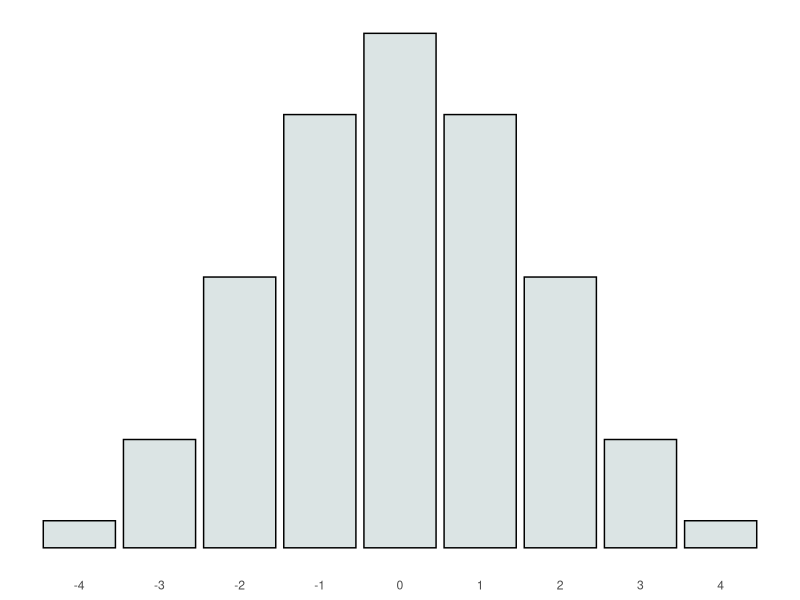
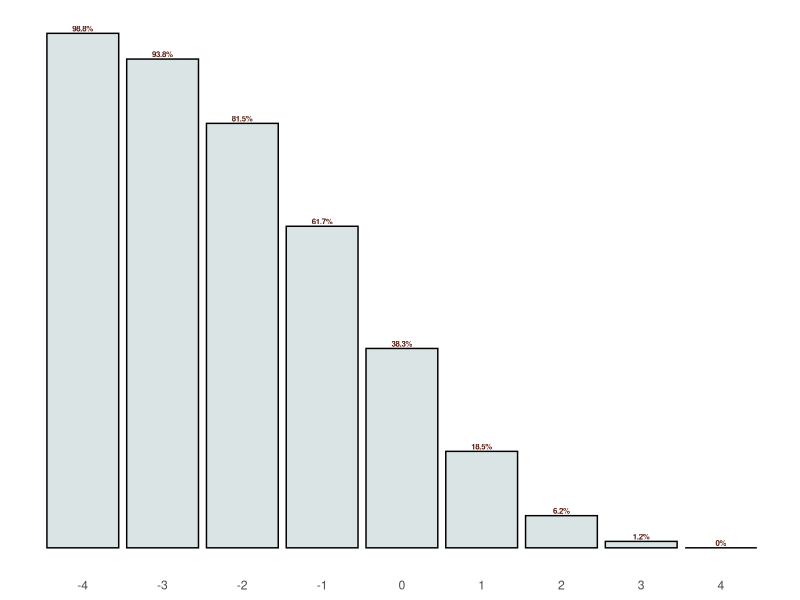
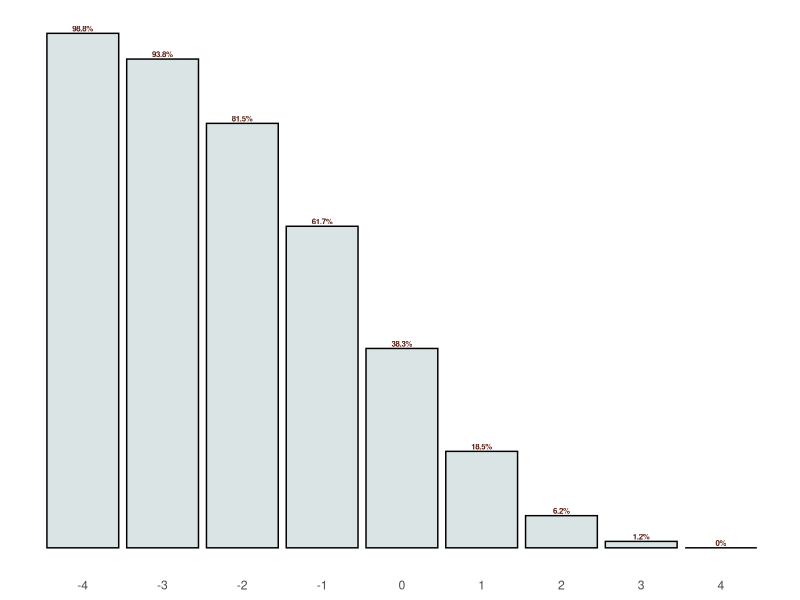
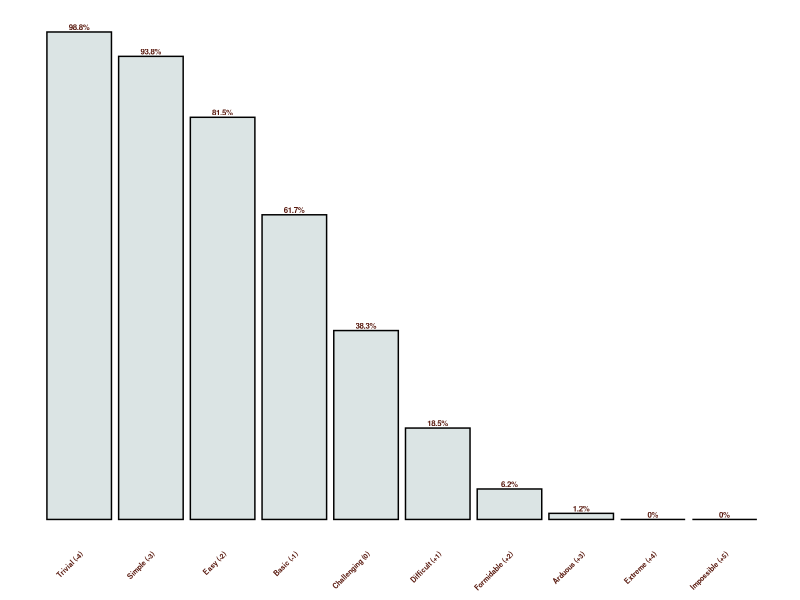
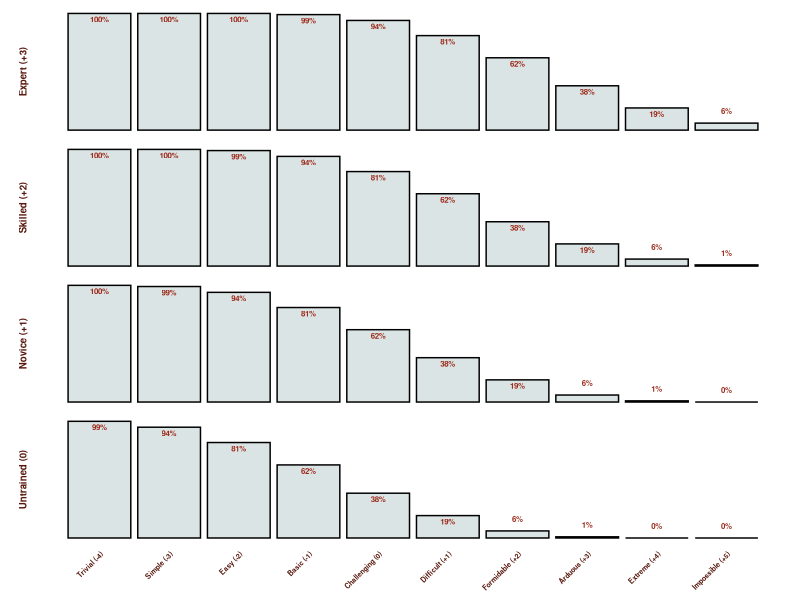
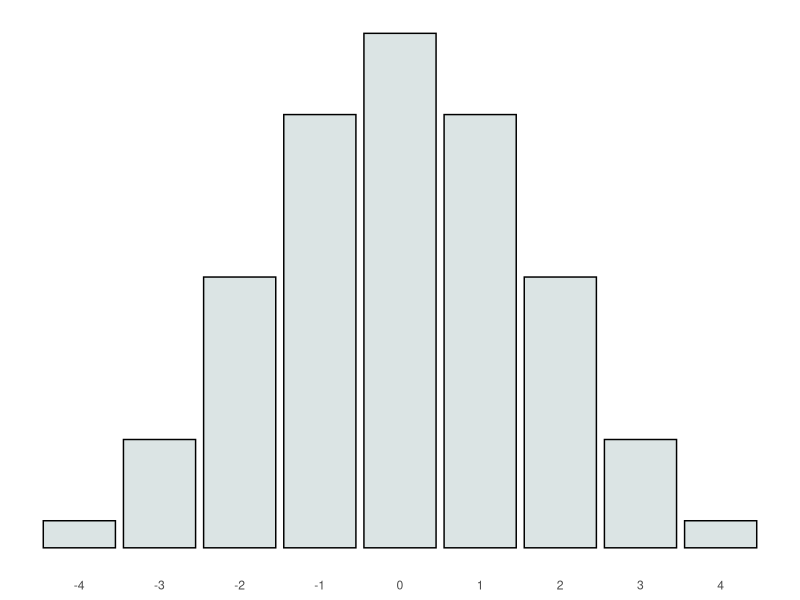
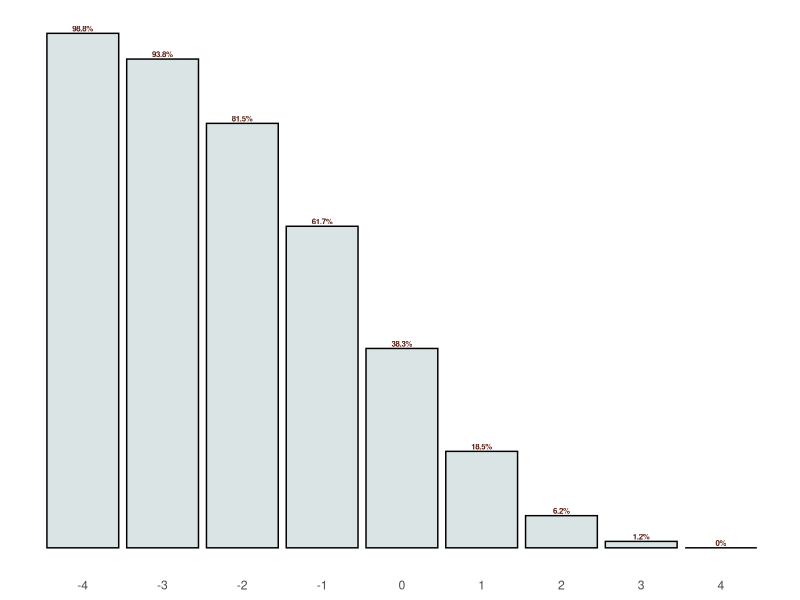
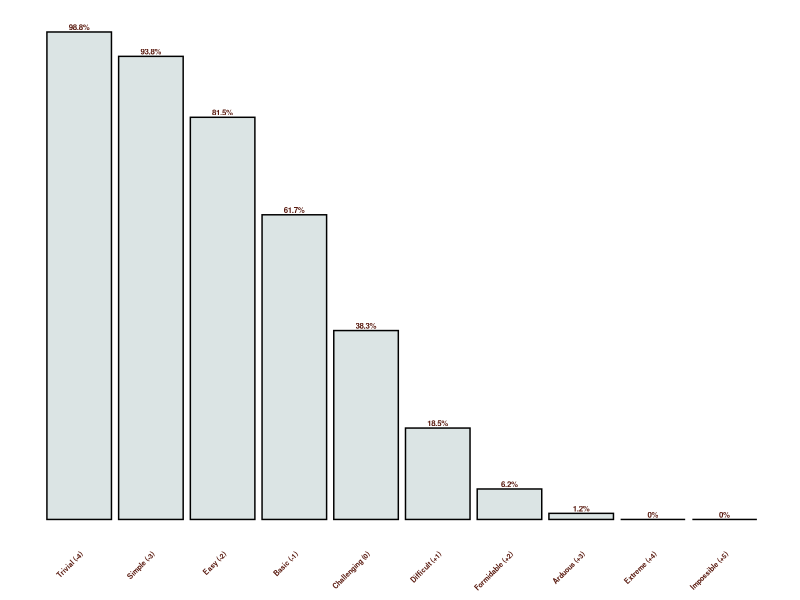

Write the R code that produced these figures, in order.
library(tidyverse)

no_outcomes <- 81
fudge_outcome <- tribble(
  ~outcome, ~probability,
  #-5, 0,
  -4, 1/no_outcomes,
  -3, 4/no_outcomes,
  -2, 10/no_outcomes,
  -1, 16/no_outcomes,
  0, 19/no_outcomes,
  +1, 16/no_outcomes,
  +2, 10/no_outcomes,
  +3, 4/no_outcomes,
  +4, 1/no_outcomes,
  +5, 0
)

fudge_outcome <- fudge_outcome %>%
  arrange(outcome) %>%
  mutate(cumulative_prob = cumsum(probability)) %>%
  mutate(cumulative_complement = 1 - cumulative_prob)  # P(X > x)

fudge_outcome <- fudge_outcome %>%
  mutate(success_percent = round(cumulative_complement * 100, 1))  # Convert to percentage

plt <- ggplot(fudge_outcome[fudge_outcome$outcome > -5 & fudge_outcome$outcome < 5,], aes(x = outcome, y = probability)) +
  geom_bar(stat = "identity", fill = "#DBE4E4", color = "black") +
  scale_x_continuous(breaks = seq(-4, 4, by = 1)) +  # Only integer ticks on x-axis
  scale_y_continuous(breaks = NULL) +  # Removes y-axis values
  theme_minimal() +
  theme(
    panel.grid = element_blank(),  # Removes all grid lines
    axis.title = element_blank(),  # Removes axis labels
    axis.text.y = element_blank()   # Removes y-axis numbers
  )
plt
ggsave("4dF.pdf", plot = plt, width = 7, height = 4, units = "cm")

(plt <- ggplot(fudge_outcome[fudge_outcome$outcome > -5 & fudge_outcome$outcome < 5,], aes(x = outcome, y = cumulative_complement)) +
    geom_bar(stat = "identity", fill = "#DBE4E4", color = "black") +  # Histogram bars
    scale_x_continuous(breaks = seq(-4, 4, by = 1)) +  # Keep integer ticks
    theme_minimal() +
    theme(
      panel.grid = element_blank(),  # Removes all grid lines
      axis.title = element_blank(),   # Removes axis labels
      axis.text.y = element_blank()   # Removes y-axis numbers
    ) +
    # Add success percentages inside bars
    geom_text(aes(label = paste0(success_percent, "%")), 
              color = "#58180D", fontface = "bold", size = 2, vjust = -0.3)  # Slightly above the bars
)
ggsave("4dF-success.pdf", plot = plt, width = 8, height = 5, units = "cm")
plt
fudge_outcome

difficulty_levels <- data.frame(
  outcome = seq(-4, 5, by = 1),
  label = c("Trivial", "Simple", "Easy", "Basic", "Challenging", "Difficult", "Formidable", "Arduous", "Extreme", "Impossible")
)



# Define the updated difficulty labels with numerical values
difficulty_labels <- c(
  "Trivial (-4)",
  "Simple (-3)",
  "Easy (-2)",
  "Basic (-1)",
  "Challenging (0)",
  "Difficult (+1)",
  "Formidable (+2)",
  "Arduous (+3)",
  "Extreme (+4)",
  "Impossible (+5)"
)

# Assign these labels to the corresponding x-axis positions
difficulty_positions <- seq(-4, 5, by = 1)

# Update the plot with labeled x-axis and angled labels
plt <- ggplot(fudge_outcome, aes(x = outcome, y = cumulative_complement)) +
  geom_bar(stat = "identity", fill = "#DBE4E4", color = "black") +  # Histogram bars
  scale_x_continuous(breaks = difficulty_positions, labels = difficulty_labels) +  # Replace numerical ticks with difficulty names
  theme_minimal() +
  theme(
    panel.grid = element_blank(),  # Removes all grid lines
    axis.title = element_blank(),   # Removes axis labels
    axis.text.y = element_blank(),  # Removes y-axis numbers
    axis.text.x = element_text(angle = 45, hjust = 1, size = 8, face = "bold")  # Angled x-axis labels
  ) +
  # Add success percentages inside bars
  geom_text(aes(label = paste0(success_percent, "%")), 
            color = "#58180D", fontface = "bold", size = 2, vjust = -0.3)  # Slightly above the bars

plt <- ggplot(fudge_outcome, aes(x = outcome, y = cumulative_complement)) +
  geom_bar(stat = "identity", fill = "#DBE4E4", color = "black") +  # Histogram bars
  scale_x_continuous(breaks = difficulty_positions, labels = difficulty_labels) +  # Replace numerical ticks with difficulty names
  theme_minimal() +
  theme(
    panel.grid = element_blank(),  # Removes all grid lines
    axis.title = element_blank(),   # Removes axis labels
    axis.text.y = element_blank(),  # Removes y-axis numbers
    axis.text.x = element_text(angle = 45, hjust = 1, size = 5, face = "bold", color = "#58180D")  # Difficulty labels in 58180D
  ) +
  geom_text(aes(label = paste0(success_percent, "%")), 
            color = "#58180D", fontface = "bold", size = 2, vjust = -0.3) 

# Display the plot
plt

ggsave("4dF-DR.pdf", plot = plt, width = 8, height = 5, units = "cm")

library(ggplot2)
library(dplyr)
library(tidyr)

# Define skill levels in the correct order
skill_levels <- data.frame(
  skill_level = factor(c("Expert (+3)", "Skilled (+2)", "Novice (+1)", "Untrained (0)"), 
                       levels = c("Expert (+3)", "Skilled (+2)", "Novice (+1)", "Untrained (0)")),  # Force correct order
  shift = c(3, 2, 1, 0)  # Shift represents how difficulty moves up
)

# Expand data: Generate all combinations of skill levels and outcomes
fudge_outcome_shifted <- expand.grid(skill_level = skill_levels$skill_level, outcome = fudge_outcome$outcome) %>%
  left_join(skill_levels, by = "skill_level") %>%
  mutate(reference_outcome = outcome - shift) %>%  # Shift outcome reference
  left_join(fudge_outcome, by = c("reference_outcome" = "outcome")) %>%  # Match cumulative prob from lower difficulty
  mutate(success_percent = round(cumulative_complement * 100, 0))  # Convert probability to percentage

# Fix missing values: Only set to 100% if it was already at max probability
max_probability <- max(fudge_outcome$cumulative_complement, na.rm = TRUE)
fudge_outcome_shifted <- fudge_outcome_shifted %>%
  mutate(success_percent = ifelse(is.na(success_percent) & reference_outcome < min(fudge_outcome$outcome),
                                  100, success_percent))  # Only fill 100% if no valid reference exists

# Define difficulty labels and their x-axis positions
difficulty_labels <- c(
  "Trivial (-4)", "Simple (-3)", "Easy (-2)", "Basic (-1)",
  "Challenging (0)", "Difficult (+1)", "Formidable (+2)", 
  "Arduous (+3)", "Extreme (+4)", "Impossible (+5)"
)
difficulty_positions <- seq(-4, 5, by = 1)

# Create the faceted plot with shifted difficulties
plt <- ggplot(fudge_outcome_shifted, aes(x = outcome, y = success_percent)) +
  geom_bar(stat = "identity", fill = "#DBE4E4", color = "black") +  # Histogram bars
  scale_x_continuous(breaks = difficulty_positions, labels = difficulty_labels) +  # Adjust x-axis
  facet_grid(skill_level ~ ., scales = "free_y", switch = "y") +  # Facet labels on left
  theme_minimal() +
  theme(
    panel.grid = element_blank(),  # Removes all grid lines
    axis.title = element_blank(),   # Removes axis labels
    axis.text.y = element_blank(),  # Removes y-axis numbers
    axis.text.x = element_text(angle = 45, hjust = 1, size = 5, face = "bold", color = "#58180D"),  # Difficulty labels
    strip.text.y.left = element_text(size = 7, face = "bold", color = "#58180D")  # Left-aligned facet labels in 58180D
  ) +
  # Add success percentages inside bars
  geom_text(aes(label = ifelse(success_percent >= 10, paste0(success_percent, "%"), "")), 
            color = "#9C2B1B", fontface = "bold", size = 2, vjust = 1.5) +
  geom_text(aes(label = ifelse(success_percent < 10, paste0(success_percent, "%"), "")), 
            color = "#9C2B1B", fontface = "bold", size = 2, vjust = -1.5) 

# Display the plot
plt

# Save the plot
ggsave("shifted-DR.pdf", plot = plt, width = 8, height = 10, units = "cm")

